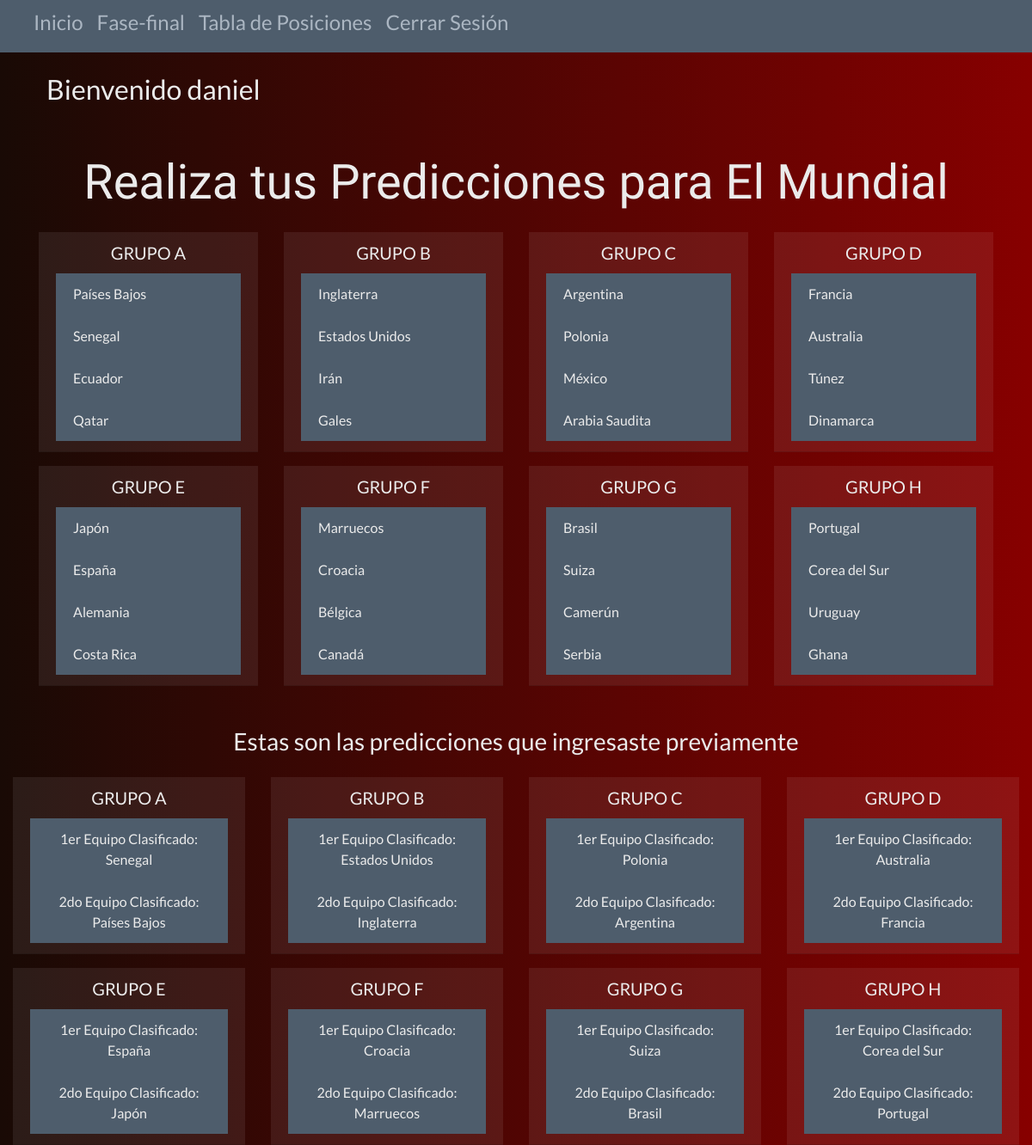
The app's page /dashboard (signed in) with its own data.
### models.py (models this page shows, shortened)
class Equipo(db.Base):
    __tablename__ = "equipos"
    __table_args__ = {"sqlite_autoincrement": True}
    id_equipo = Column(Integer, primary_key=True)
    nombre = Column(String(30), nullable=False, unique=True)

class Prediccion(db.Base):
    __tablename__ = "predicciones"
    __table_args__ = {"sqlite_autoincrement": True}
    id_prediccion = Column(Integer, primary_key=True)
    id_grupo = Column(Integer, ForeignKey("grupos.id_grupo"), nullable=False)
    equipo_clasificado_1 = Column(Integer, ForeignKey("equipos.id_equipo"), nullable=False)
    equipo_clasificado_2 = Column(Integer, ForeignKey("equipos.id_equipo"), nullable=False)
    id_usuario = Column(Integer, ForeignKey("usuarios.id_usuario"), nullable=False)

### main.py (the view, shortened to what this page needs)
@app.route("/dashboard", methods=["GET", "POST"])
def dashboard():
    if "id_usuario" not in flask_session:
        return redirect(url_for('login'))
    if request.method == "GET":
        data = get_group_data()
        return render_template("dashboard.html", nombre_usuario=flask_session["nombre_usuario"], data = data)

### main.py (called while the page is built)
def get_select_data(id_grupo):
    equipos = (db.session.query(Equipo)
            .join(EquipoXGrupo, EquipoXGrupo.id_equipo==Equipo.id_equipo)
            .filter_by(id_grupo = id_grupo)
            ).all()
    Equipo_tuple = namedtuple('Equipo_tuple', ['id_equipo', 'nombre'])
    select_data = []
    for equipo in equipos:
        select_data.append(Equipo_tuple(equipo.id_equipo, equipo.nombre))
    return select_data

### templates/dashboard.html (shortened to what this page needs)
<!DOCTYPE html>
<html lang="en">
<head>
    <link rel="stylesheet" href="{{ url_for('static', filename='main.css') }}">
    <link rel="stylesheet" href="https://cdn.jsdelivr.net/npm/bootswatch@4.5.2/dist/superhero/bootstrap.min.css"
>
</head>
<body>
    <nav class="navbar navbar-expand-lg bg-dark">
      <div class="container-fluid">
        <div class="collapse navbar-collapse" id="navbarNavAltMarkup">
          <div class="navbar-nav">
            <a class="nav-link text-light" href="/"><h4>Inicio</h4></a>
            <a class="nav-link text-light" href="/fase-final"><h4>Fase-final</h4></a>
            <a class="nav-link text-light" href="/tabla-posiciones"><h4>Tabla de Posiciones</h4></a>
            <a class="nav-link text-light" href="{{ url_for('logout') }}"><h4>Cerrar Sesión</h4></a>
          </div>
        </div>
      </div>
    </nav>
    <div class="container">
        <div class="row p-4">
            <h2 class="page-header">Bienvenido {{nombre_usuario}}</h2>
        </div>
    </div>
    <h1 class="display-4 text-center mt-4 titulo">Realiza tus Predicciones para El Mundial</h1>
    <div class="container">
        <div class="row">
        {% for grupo in data.grupos %}
            <div class="col-sm-3">
                <div class="card-header mt-3">
                    <h5 class="card-title text-center">GRUPO {{grupo.letra}}</h5>
                    <ul class="list-group list-group-flush">
                    {% for equipo in grupo.opciones_equipos %}
                        <li class="list-group-item">{{equipo.nombre}}</li>
                    {% endfor %}
                    </ul>
                </div>
            </div>
        {% endfor %}
        </div>
    </div>
    {% if data.predicciones != [] %}
    <div class="col-md-12 text-center mt-5">
        <h3>Estas son las predicciones que ingresaste previamente</h3>
        <div class="row">
        {% for prediccion in data.predicciones %}
            <div class="col-sm-3">
                <div class="card-header mt-3">
                    <h5 class="card-title text-center">GRUPO {{prediccion.letra}}</h5>
                    <ul class="list-group list-group-flush">
                        <li class="list-group-item">1er Equipo Clasificado: {{prediccion.equipo_clasificado_1}}</li>
                        <li class="list-group-item">2do Equipo Clasificado: {{prediccion.equipo_clasificado_2}}</li>
                    </ul>
                </div>
            </div>
        {% endfor %}
        </div>
    </div>
    {% endif %}
</body>
</html>

### static/main.css (style rules this page uses)
.titulo { font-family: 'Changa', sans-serif; }
body { background: #870000; background: -webkit-linear-gradient(to right, #190A05, #870000); background: linear-gradient(to right, #190A05, #870000); }

### records on screen
Equipo: nombre "Países Bajos"
Equipo: nombre "Senegal"
Equipo: nombre "Ecuador"
Equipo: nombre "Qatar"
Equipo: nombre "Inglaterra"
Equipo: nombre "Estados Unidos"
Equipo: nombre "Irán"
Equipo: nombre "Gales"
Equipo: nombre "Argentina"
Equipo: nombre "Polonia"
Equipo: nombre "México"
Equipo: nombre "Arabia Saudita"
Equipo: nombre "Francia"
Equipo: nombre "Australia"
Equipo: nombre "Túnez"
Equipo: nombre "Dinamarca"
Equipo: nombre "Japón"
Equipo: nombre "España"
Equipo: nombre "Alemania"
Equipo: nombre "Costa Rica"
Equipo: nombre "Marruecos"
Equipo: nombre "Croacia"
Equipo: nombre "Bélgica"
Equipo: nombre "Canadá"
Equipo: nombre "Brasil"
Equipo: nombre "Suiza"
Equipo: nombre "Camerún"
Equipo: nombre "Serbia"
Equipo: nombre "Portugal"
Equipo: nombre "Corea del Sur"
Equipo: nombre "Uruguay"
Equipo: nombre "Ghana"
Prediccion: letra "A", equipo_clasificado_1 "Senegal", equipo_clasificado_2 "Países Bajos"
Prediccion: letra "B", equipo_clasificado_1 "Estados Unidos", equipo_clasificado_2 "Inglaterra"
Prediccion: letra "C", equipo_clasificado_1 "Polonia", equipo_clasificado_2 "Argentina"
Prediccion: letra "D", equipo_clasificado_1 "Australia", equipo_clasificado_2 "Francia"
Prediccion: letra "E", equipo_clasificado_1 "España", equipo_clasificado_2 "Japón"
Prediccion: letra "F", equipo_clasificado_1 "Croacia", equipo_clasificado_2 "Marruecos"
Prediccion: letra "G", equipo_clasificado_1 "Suiza", equipo_clasificado_2 "Brasil"
Prediccion: letra "H", equipo_clasificado_1 "Corea del Sur", equipo_clasificado_2 "Portugal"

### other values on screen
{{ nombre_usuario }} "daniel"
{{ grupo.letra }} "A" "B" "C" "D" "E" "F" "G" "H"
